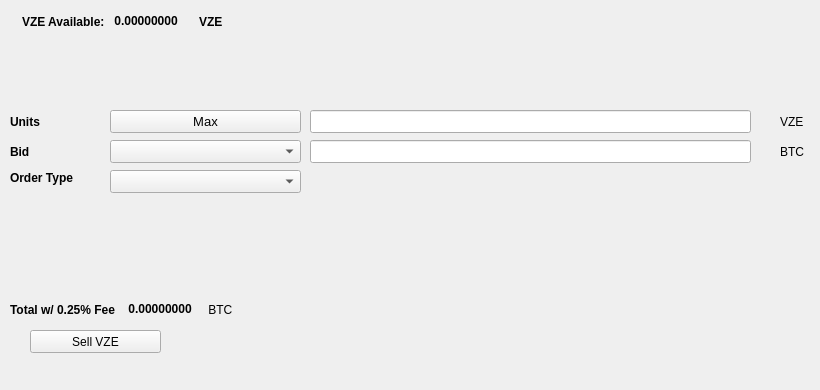
   <widget class="QWidget" name="SellTab">
    <attribute name="title">
     <string>Sell</string>
    </attribute>
    <widget class="QLabel" name="label_16">
     <property name="geometry">
      <rect>
       <x>780</x>
       <y>140</y>
       <width>31</width>
       <height>23</height>
      </rect>
     </property>
     <property name="text">
      <string>BTC</string>
     </property>
    </widget>
    <widget class="QComboBox" name="SellBidcomboBox">
     <property name="geometry">
      <rect>
       <x>110</x>
       <y>140</y>
       <width>191</width>
       <height>23</height>
      </rect>
     </property>
     <property name="font">
      <font>
       <pointsize>10</pointsize>
      </font>
     </property>
    </widget>
    <widget class="QLabel" name="label_18">
     <property name="geometry">
      <rect>
       <x>10</x>
       <y>110</y>
       <width>46</width>
       <height>23</height>
      </rect>
     </property>
     <property name="font">
      <font>
       <weight>75</weight>
       <bold>true</bold>
      </font>
     </property>
     <property name="text">
      <string>Units</string>
     </property>
    </widget>
    <widget class="QPushButton" name="Sell_Max_Amount">
     <property name="geometry">
      <rect>
       <x>110</x>
       <y>110</y>
       <width>191</width>
       <height>23</height>
      </rect>
     </property>
     <property name="font">
      <font>
       <pointsize>10</pointsize>
      </font>
     </property>
     <property name="text">
      <string>Max</string>
     </property>
    </widget>
    <widget class="QLabel" name="label_20">
     <property name="geometry">
      <rect>
       <x>10</x>
       <y>170</y>
       <width>91</width>
       <height>16</height>
      </rect>
     </property>
     <property name="font">
      <font>
       <weight>75</weight>
       <bold>true</bold>
      </font>
     </property>
     <property name="text">
      <string>Order Type</string>
     </property>
    </widget>
    <widget class="QComboBox" name="SellOrdertypeCombo">
     <property name="geometry">
      <rect>
       <x>110</x>
       <y>170</y>
       <width>191</width>
       <height>23</height>
      </rect>
     </property>
     <property name="font">
      <font>
       <pointsize>10</pointsize>
      </font>
     </property>
    </widget>
    <widget class="QLabel" name="label_21">
     <property name="geometry">
      <rect>
       <x>10</x>
       <y>140</y>
       <width>46</width>
       <height>23</height>
      </rect>
     </property>
     <property name="font">
      <font>
       <weight>75</weight>
       <bold>true</bold>
      </font>
     </property>
     <property name="text">
      <string>Bid</string>
     </property>
    </widget>
    <widget class="QLabel" name="label_22">
     <property name="geometry">
      <rect>
       <x>780</x>
       <y>110</y>
       <width>31</width>
       <height>23</height>
      </rect>
     </property>
     <property name="text">
      <string>VZE</string>
     </property>
    </widget>
    <widget class="QLineEdit" name="UnitsInputVSX">
     <property name="geometry">
      <rect>
       <x>310</x>
       <y>110</y>
       <width>441</width>
       <height>23</height>
      </rect>
     </property>
     <property name="font">
      <font>
       <pointsize>9</pointsize>
       <weight>75</weight>
       <bold>true</bold>
      </font>
     </property>
    </widget>
    <widget class="QLineEdit" name="SellBidPriceEdit">
     <property name="geometry">
      <rect>
       <x>310</x>
       <y>140</y>
       <width>441</width>
       <height>23</height>
      </rect>
     </property>
     <property name="font">
      <font>
       <pointsize>9</pointsize>
       <weight>75</weight>
       <bold>true</bold>
      </font>
     </property>
    </widget>
    <widget class="QPushButton" name="SellVSXBTN">
     <property name="geometry">
      <rect>
       <x>30</x>
       <y>330</y>
       <width>131</width>
       <height>23</height>
      </rect>
     </property>
     <property name="text">
      <string>Sell VZE</string>
     </property>
     <property name="icon">
      <iconset resource="../vizee">
       <normaloff>:/icons/bitcoin</normaloff>:/icons/bitcoin</iconset>
     </property>
    </widget>
    <widget class="QWidget" name="layoutWidget3">
     <property name="geometry">
      <rect>
       <x>22</x>
       <y>12</y>
       <width>258</width>
       <height>19</height>
      </rect>
     </property>
     <layout class="QHBoxLayout" name="horizontalLayout">
      <item>
       <widget class="QLabel" name="label232_2">
        <property name="font">
         <font>
          <weight>75</weight>
          <bold>true</bold>
         </font>
        </property>
        <property name="text">
         <string>VZE Available:</string>
        </property>
       </widget>
      </item>
      <item>
       <widget class="QLabel" name="VSXAvailableLabel">
        <property name="palette">
         <palette>
          <active>
           <colorrole role="WindowText">
            <brush brushstyle="SolidPattern">
             <color alpha="255">
              <red>0</red>
              <green>0</green>
              <blue>0</blue>
             </color>
            </brush>
           </colorrole>
           <colorrole role="Button">
            <brush brushstyle="SolidPattern">
             <color alpha="255">
              <red>0</red>
              <green>170</green>
              <blue>0</blue>
             </color>
            </brush>
           </colorrole>
           <colorrole role="Light">
            <brush brushstyle="SolidPattern">
             <color alpha="255">
              <red>0</red>
              <green>255</green>
              <blue>0</blue>
             </color>
            </brush>
           </colorrole>
           <colorrole role="Midlight">
            <brush brushstyle="SolidPattern">
             <color alpha="255">
              <red>0</red>
              <green>212</green>
              <blue>0</blue>
             </color>
            </brush>
           </colorrole>
           <colorrole role="Dark">
            <brush brushstyle="SolidPattern">
             <color alpha="255">
              <red>0</red>
              <green>85</green>
              <blue>0</blue>
             </color>
            </brush>
           </colorrole>
           <colorrole role="Mid">
            <brush brushstyle="SolidPattern">
             <color alpha="255">
              <red>0</red>
              <green>113</green>
              <blue>0</blue>
             </color>
            </brush>
           </colorrole>
           <colorrole role="Text">
            <brush brushstyle="SolidPattern">
             <color alpha="255">
              <red>0</red>
              <green>170</green>
              <blue>0</blue>
             </color>
            </brush>
           </colorrole>
           <colorrole role="BrightText">
            <brush brushstyle="SolidPattern">
             <color alpha="255">
              <red>255</red>
              <green>255</green>
              <blue>255</blue>
             </color>
            </brush>
           </colorrole>
           <colorrole role="ButtonText">
            <brush brushstyle="SolidPattern">
             <color alpha="255">
              <red>0</red>
              <green>0</green>
              <blue>0</blue>
             </color>
            </brush>
           </colorrole>
           <colorrole role="Base">
            <brush brushstyle="SolidPattern">
             <color alpha="255">
              <red>255</red>
              <green>255</green>
              <blue>255</blue>
             </color>
            </brush>
           </colorrole>
           <colorrole role="Window">
            <brush brushstyle="SolidPattern">
             <color alpha="255">
              <red>0</red>
              <green>170</green>
              <blue>0</blue>
             </color>
            </brush>
           </colorrole>
           <colorrole role="Shadow">
            <brush brushstyle="SolidPattern">
             <color alpha="255">
              <red>0</red>
              <green>0</green>
              <blue>0</blue>
             </color>
            </brush>
           </colorrole>
           <colorrole role="AlternateBase">
            <brush brushstyle="SolidPattern">
             <color alpha="255">
              <red>127</red>
              <green>212</green>
              <blue>127</blue>
             </color>
            </brush>
           </colorrole>
           <colorrole role="ToolTipBase">
            <brush brushstyle="SolidPattern">
             <color alpha="255">
              <red>255</red>
              <green>255</green>
              <blue>220</blue>
             </color>
            </brush>
           </colorrole>
           <colorrole role="ToolTipText">
            <brush brushstyle="SolidPattern">
             <color alpha="255">
              <red>0</red>
              <green>0</green>
              <blue>0</blue>
             </color>
            </brush>
           </colorrole>
          </active>
          <inactive>
           <colorrole role="WindowText">
            <brush brushstyle="SolidPattern">
             <color alpha="255">
              <red>0</red>
              <green>0</green>
              <blue>0</blue>
             </color>
            </brush>
           </colorrole>
           <colorrole role="Button">
            <brush brushstyle="SolidPattern">
             <color alpha="255">
              <red>0</red>
              <green>170</green>
              <blue>0</blue>
             </color>
            </brush>
           </colorrole>
           <colorrole role="Light">
            <brush brushstyle="SolidPattern">
             <color alpha="255">
              <red>0</red>
              <green>255</green>
              <blue>0</blue>
             </color>
            </brush>
           </colorrole>
           <colorrole role="Midlight">
            <brush brushstyle="SolidPattern">
             <color alpha="255">
              <red>0</red>
              <green>212</green>
              <blue>0</blue>
             </color>
            </brush>
           </colorrole>
           <colorrole role="Dark">
            <brush brushstyle="SolidPattern">
             <color alpha="255">
              <red>0</red>
              <green>85</green>
              <blue>0</blue>
             </color>
            </brush>
           </colorrole>
           <colorrole role="Mid">
            <brush brushstyle="SolidPattern">
             <color alpha="255">
              <red>0</red>
              <green>113</green>
              <blue>0</blue>
             </color>
            </brush>
           </colorrole>
           <colorrole role="Text">
            <brush brushstyle="SolidPattern">
             <color alpha="255">
              <red>0</red>
              <green>170</green>
              <blue>0</blue>
             </color>
            </brush>
           </colorrole>
           <colorrole role="BrightText">
            <brush brushstyle="SolidPattern">
             <color alpha="255">
              <red>255</red>
              <green>255</green>
              <blue>255</blue>
             </color>
            </brush>
           </colorrole>
           <colorrole role="ButtonText">
            <brush brushstyle="SolidPattern">
             <color alpha="255">
              <red>0</red>
              <green>0</green>
              <blue>0</blue>
             </color>
            </brush>
           </colorrole>
           <colorrole role="Base">
            <brush brushstyle="SolidPattern">
             <color alpha="255">
              <red>255</red>
              <green>255</green>
              <blue>255</blue>
             </color>
            </brush>
           </colorrole>
           <colorrole role="Window">
            <brush brushstyle="SolidPattern">
             <color alpha="255">
              <red>0</red>
              <green>170</green>
              <blue>0</blue>
             </color>
            </brush>
           </colorrole>
           <colorrole role="Shadow">
            <brush brushstyle="SolidPattern">
             <color alpha="255">
              <red>0</red>
              <green>0</green>
              <blue>0</blue>
             </color>
            </brush>
           </colorrole>
           <colorrole role="AlternateBase">
            <brush brushstyle="SolidPattern">
             <color alpha="255">
              <red>127</red>
              <green>212</green>
              <blue>127</blue>
             </color>
            </brush>
           </colorrole>
           <colorrole role="ToolTipBase">
            <brush brushstyle="SolidPattern">
             <color alpha="255">
              <red>255</red>
              <green>255</green>
              <blue>220</blue>
             </color>
            </brush>
           </colorrole>
           <colorrole role="ToolTipText">
            <brush brushstyle="SolidPattern">
             <color alpha="255">
              <red>0</red>
              <green>0</green>
              <blue>0</blue>
             </color>
            </brush>
           </colorrole>
          </inactive>
          <disabled>
           <colorrole role="WindowText">
            <brush brushstyle="SolidPattern">
             <color alpha="255">
              <red>0</red>
              <green>85</green>
              <blue>0</blue>
             </color>
            </brush>
           </colorrole>
           <colorrole role="Button">
            <brush brushstyle="SolidPattern">
             <color alpha="255">
              <red>0</red>
              <green>170</green>
              <blue>0</blue>
             </color>
            </brush>
           </colorrole>
           <colorrole role="Light">
            <brush brushstyle="SolidPattern">
             <color alpha="255">
              <red>0</red>
              <green>255</green>
              <blue>0</blue>
             </color>
            </brush>
           </colorrole>
           <colorrole role="Midlight">
            <brush brushstyle="SolidPattern">
             <color alpha="255">
              <red>0</red>
              <green>212</green>
              <blue>0</blue>
             </color>
            </brush>
           </colorrole>
           <colorrole role="Dark">
            <brush brushstyle="SolidPattern">
             <color alpha="255">
              <red>0</red>
              <green>85</green>
              <blue>0</blue>
             </color>
            </brush>
           </colorrole>
           <colorrole role="Mid">
            <brush brushstyle="SolidPattern">
             <color alpha="255">
              <red>0</red>
              <green>113</green>
              <blue>0</blue>
             </color>
            </brush>
           </colorrole>
           <colorrole role="Text">
            <brush brushstyle="SolidPattern">
             <color alpha="255">
              <red>0</red>
              <green>85</green>
              <blue>0</blue>
             </color>
            </brush>
           </colorrole>
           <colorrole role="BrightText">
            <brush brushstyle="SolidPattern">
             <color alpha="255">
              <red>255</red>
              <green>255</green>
              <blue>255</blue>
             </color>
            </brush>
           </colorrole>
           <colorrole role="ButtonText">
            <brush brushstyle="SolidPattern">
             <color alpha="255">
              <red>0</red>
              <green>85</green>
              <blue>0</blue>
             </color>
            </brush>
           </colorrole>
           <colorrole role="Base">
            <brush brushstyle="SolidPattern">
             <color alpha="255">
              <red>0</red>
              <green>170</green>
              <blue>0</blue>
             </color>
            </brush>
           </colorrole>
           <colorrole role="Window">
            <brush brushstyle="SolidPattern">
             <color alpha="255">
              <red>0</red>
              <green>170</green>
              <blue>0</blue>
             </color>
            </brush>
           </colorrole>
           <colorrole role="Shadow">
            <brush brushstyle="SolidPattern">
             <color alpha="255">
              <red>0</red>
              <green>0</green>
              <blue>0</blue>
             </color>
            </brush>
           </colorrole>
           <colorrole role="AlternateBase">
            <brush brushstyle="SolidPattern">
             <color alpha="255">
              <red>0</red>
              <green>170</green>
              <blue>0</blue>
             </color>
            </brush>
           </colorrole>
           <colorrole role="ToolTipBase">
            <brush brushstyle="SolidPattern">
             <color alpha="255">
              <red>255</red>
              <green>255</green>
              <blue>220</blue>
             </color>
            </brush>
           </colorrole>
           <colorrole role="ToolTipText">
            <brush brushstyle="SolidPattern">
             <color alpha="255">
              <red>0</red>
              <green>0</green>
              <blue>0</blue>
             </color>
            </brush>
           </colorrole>
          </disabled>
         </palette>
        </property>
        <property name="font">
         <font>
          <weight>75</weight>
          <bold>true</bold>
         </font>
        </property>
        <property name="text">
         <string> 0.00000000 </string>
        </property>
        <property name="textInteractionFlags">
         <set>Qt::LinksAccessibleByMouse|Qt::TextSelectableByKeyboard|Qt::TextSelectableByMouse</set>
        </property>
       </widget>
      </item>
      <item>
       <widget class="QLabel" name="labelVSX">
        <property name="font">
         <font>
          <weight>75</weight>
          <bold>true</bold>
         </font>
        </property>
        <property name="text">
         <string>VZE</string>
        </property>
       </widget>
      </item>
     </layout>
    </widget>
    <widget class="QWidget" name="layoutWidget">
     <property name="geometry">
      <rect>
       <x>10</x>
       <y>300</y>
       <width>268</width>
       <height>19</height>
      </rect>
     </property>
     <layout class="QHBoxLayout" name="horizontalLayout_2">
      <item>
       <widget class="QLabel" name="label_19">
        <property name="font">
         <font>
          <weight>75</weight>
          <bold>true</bold>
         </font>
        </property>
        <property name="text">
         <string>Total w/ 0.25% Fee </string>
        </property>
       </widget>
      </item>
      <item>
       <widget class="QLabel" name="SellCostLabel">
        <property name="palette">
         <palette>
          <active>
           <colorrole role="WindowText">
            <brush brushstyle="SolidPattern">
             <color alpha="255">
              <red>0</red>
              <green>0</green>
              <blue>0</blue>
             </color>
            </brush>
           </colorrole>
           <colorrole role="Button">
            <brush brushstyle="SolidPattern">
             <color alpha="255">
              <red>0</red>
              <green>170</green>
              <blue>0</blue>
             </color>
            </brush>
           </colorrole>
           <colorrole role="Light">
            <brush brushstyle="SolidPattern">
             <color alpha="255">
              <red>0</red>
              <green>255</green>
              <blue>0</blue>
             </color>
            </brush>
           </colorrole>
           <colorrole role="Midlight">
            <brush brushstyle="SolidPattern">
             <color alpha="255">
              <red>0</red>
              <green>212</green>
              <blue>0</blue>
             </color>
            </brush>
           </colorrole>
           <colorrole role="Dark">
            <brush brushstyle="SolidPattern">
             <color alpha="255">
              <red>0</red>
              <green>85</green>
              <blue>0</blue>
             </color>
            </brush>
           </colorrole>
           <colorrole role="Mid">
            <brush brushstyle="SolidPattern">
             <color alpha="255">
              <red>0</red>
              <green>113</green>
              <blue>0</blue>
             </color>
            </brush>
           </colorrole>
           <colorrole role="Text">
            <brush brushstyle="SolidPattern">
             <color alpha="255">
              <red>0</red>
              <green>170</green>
              <blue>0</blue>
             </color>
            </brush>
           </colorrole>
           <colorrole role="BrightText">
            <brush brushstyle="SolidPattern">
             <color alpha="255">
              <red>255</red>
              <green>255</green>
              <blue>255</blue>
             </color>
            </brush>
           </colorrole>
           <colorrole role="ButtonText">
            <brush brushstyle="SolidPattern">
             <color alpha="255">
              <red>0</red>
              <green>0</green>
              <blue>0</blue>
             </color>
            </brush>
           </colorrole>
           <colorrole role="Base">
            <brush brushstyle="SolidPattern">
             <color alpha="255">
              <red>255</red>
              <green>255</green>
              <blue>255</blue>
             </color>
            </brush>
           </colorrole>
           <colorrole role="Window">
            <brush brushstyle="SolidPattern">
             <color alpha="255">
              <red>0</red>
              <green>170</green>
              <blue>0</blue>
             </color>
            </brush>
           </colorrole>
           <colorrole role="Shadow">
            <brush brushstyle="SolidPattern">
             <color alpha="255">
              <red>0</red>
              <green>0</green>
              <blue>0</blue>
             </color>
            </brush>
           </colorrole>
           <colorrole role="AlternateBase">
            <brush brushstyle="SolidPattern">
             <color alpha="255">
              <red>127</red>
              <green>212</green>
              <blue>127</blue>
             </color>
            </brush>
           </colorrole>
           <colorrole role="ToolTipBase">
            <brush brushstyle="SolidPattern">
             <color alpha="255">
              <red>255</red>
              <green>255</green>
              <blue>220</blue>
             </color>
            </brush>
           </colorrole>
           <colorrole role="ToolTipText">
            <brush brushstyle="SolidPattern">
             <color alpha="255">
              <red>0</red>
              <green>0</green>
              <blue>0</blue>
             </color>
            </brush>
           </colorrole>
          </active>
          <inactive>
           <colorrole role="WindowText">
            <brush brushstyle="SolidPattern">
             <color alpha="255">
              <red>0</red>
              <green>0</green>
              <blue>0</blue>
             </color>
            </brush>
           </colorrole>
           <colorrole role="Button">
            <brush brushstyle="SolidPattern">
             <color alpha="255">
              <red>0</red>
              <green>170</green>
              <blue>0</blue>
             </color>
            </brush>
           </colorrole>
           <colorrole role="Light">
            <brush brushstyle="SolidPattern">
             <color alpha="255">
              <red>0</red>
              <green>255</green>
              <blue>0</blue>
             </color>
            </brush>
           </colorrole>
           <colorrole role="Midlight">
            <brush brushstyle="SolidPattern">
             <color alpha="255">
              <red>0</red>
              <green>212</green>
              <blue>0</blue>
             </color>
            </brush>
           </colorrole>
           <colorrole role="Dark">
            <brush brushstyle="SolidPattern">
             <color alpha="255">
              <red>0</red>
              <green>85</green>
              <blue>0</blue>
             </color>
            </brush>
           </colorrole>
           <colorrole role="Mid">
            <brush brushstyle="SolidPattern">
             <color alpha="255">
              <red>0</red>
              <green>113</green>
              <blue>0</blue>
             </color>
            </brush>
           </colorrole>
           <colorrole role="Text">
            <brush brushstyle="SolidPattern">
             <color alpha="255">
              <red>0</red>
              <green>170</green>
              <blue>0</blue>
             </color>
            </brush>
           </colorrole>
           <colorrole role="BrightText">
            <brush brushstyle="SolidPattern">
             <color alpha="255">
              <red>255</red>
              <green>255</green>
              <blue>255</blue>
             </color>
            </brush>
           </colorrole>
           <colorrole role="ButtonText">
            <brush brushstyle="SolidPattern">
             <color alpha="255">
              <red>0</red>
              <green>0</green>
              <blue>0</blue>
             </color>
            </brush>
           </colorrole>
           <colorrole role="Base">
            <brush brushstyle="SolidPattern">
             <color alpha="255">
              <red>255</red>
              <green>255</green>
              <blue>255</blue>
             </color>
            </brush>
           </colorrole>
           <colorrole role="Window">
            <brush brushstyle="SolidPattern">
             <color alpha="255">
              <red>0</red>
              <green>170</green>
              <blue>0</blue>
             </color>
            </brush>
           </colorrole>
           <colorrole role="Shadow">
            <brush brushstyle="SolidPattern">
             <color alpha="255">
              <red>0</red>
              <green>0</green>
              <blue>0</blue>
             </color>
            </brush>
           </colorrole>
           <colorrole role="AlternateBase">
            <brush brushstyle="SolidPattern">
             <color alpha="255">
              <red>127</red>
              <green>212</green>
              <blue>127</blue>
             </color>
            </brush>
           </colorrole>
           <colorrole role="ToolTipBase">
            <brush brushstyle="SolidPattern">
             <color alpha="255">
              <red>255</red>
              <green>255</green>
              <blue>220</blue>
             </color>
            </brush>
           </colorrole>
           <colorrole role="ToolTipText">
            <brush brushstyle="SolidPattern">
             <color alpha="255">
              <red>0</red>
              <green>0</green>
              <blue>0</blue>
             </color>
            </brush>
           </colorrole>
          </inactive>
          <disabled>
           <colorrole role="WindowText">
            <brush brushstyle="SolidPattern">
             <color alpha="255">
              <red>0</red>
              <green>85</green>
              <blue>0</blue>
             </color>
            </brush>
           </colorrole>
           <colorrole role="Button">
            <brush brushstyle="SolidPattern">
             <color alpha="255">
              <red>0</red>
              <green>170</green>
              <blue>0</blue>
             </color>
            </brush>
           </colorrole>
           <colorrole role="Light">
            <brush brushstyle="SolidPattern">
             <color alpha="255">
              <red>0</red>
              <green>255</green>
              <blue>0</blue>
             </color>
            </brush>
           </colorrole>
           <colorrole role="Midlight">
            <brush brushstyle="SolidPattern">
             <color alpha="255">
              <red>0</red>
              <green>212</green>
              <blue>0</blue>
             </color>
            </brush>
           </colorrole>
           <colorrole role="Dark">
            <brush brushstyle="SolidPattern">
             <color alpha="255">
              <red>0</red>
              <green>85</green>
              <blue>0</blue>
             </color>
            </brush>
           </colorrole>
           <colorrole role="Mid">
            <brush brushstyle="SolidPattern">
             <color alpha="255">
              <red>0</red>
              <green>113</green>
              <blue>0</blue>
             </color>
            </brush>
           </colorrole>
           <colorrole role="Text">
            <brush brushstyle="SolidPattern">
             <color alpha="255">
              <red>0</red>
              <green>85</green>
              <blue>0</blue>
             </color>
            </brush>
           </colorrole>
           <colorrole role="BrightText">
            <brush brushstyle="SolidPattern">
             <color alpha="255">
              <red>255</red>
              <green>255</green>
              <blue>255</blue>
             </color>
            </brush>
           </colorrole>
           <colorrole role="ButtonText">
            <brush brushstyle="SolidPattern">
             <color alpha="255">
              <red>0</red>
              <green>85</green>
              <blue>0</blue>
             </color>
            </brush>
           </colorrole>
           <colorrole role="Base">
            <brush brushstyle="SolidPattern">
             <color alpha="255">
              <red>0</red>
              <green>170</green>
              <blue>0</blue>
             </color>
            </brush>
           </colorrole>
           <colorrole role="Window">
            <brush brushstyle="SolidPattern">
             <color alpha="255">
              <red>0</red>
              <green>170</green>
              <blue>0</blue>
             </color>
            </brush>
           </colorrole>
           <colorrole role="Shadow">
            <brush brushstyle="SolidPattern">
             <color alpha="255">
              <red>0</red>
              <green>0</green>
              <blue>0</blue>
             </color>
            </brush>
           </colorrole>
           <colorrole role="AlternateBase">
            <brush brushstyle="SolidPattern">
             <color alpha="255">
              <red>0</red>
              <green>170</green>
              <blue>0</blue>
             </color>
            </brush>
           </colorrole>
           <colorrole role="ToolTipBase">
            <brush brushstyle="SolidPattern">
             <color alpha="255">
              <red>255</red>
              <green>255</green>
              <blue>220</blue>
             </color>
            </brush>
           </colorrole>
           <colorrole role="ToolTipText">
            <brush brushstyle="SolidPattern">
             <color alpha="255">
              <red>0</red>
              <green>0</green>
              <blue>0</blue>
             </color>
            </brush>
           </colorrole>
          </disabled>
         </palette>
        </property>
        <property name="font">
         <font>
          <weight>75</weight>
          <bold>true</bold>
         </font>
        </property>
        <property name="autoFillBackground">
         <bool>false</bool>
        </property>
        <property name="text">
         <string> 0.00000000</string>
        </property>
        <property name="textInteractionFlags">
         <set>Qt::LinksAccessibleByMouse|Qt::TextSelectableByMouse</set>
        </property>
       </widget>
      </item>
      <item>
       <widget class="QLabel" name="label_17">
        <property name="font">
         <font>
          <weight>50</weight>
          <bold>false</bold>
         </font>
        </property>
        <property name="text">
         <string> BTC</string>
        </property>
       </widget>
      </item>
     </layout>
    </widget>
    <widget class="QLabel" name="label_23">
     <property name="geometry">
      <rect>
       <x>460</x>
       <y>300</y>
       <width>281</width>
       <height>81</height>
      </rect>
     </property>
     <property name="text">
      <string/>
     </property>
     <property name="pixmap">
      <pixmap>:/images/bittrex</pixmap>
     </property>
    </widget>
   </widget>
